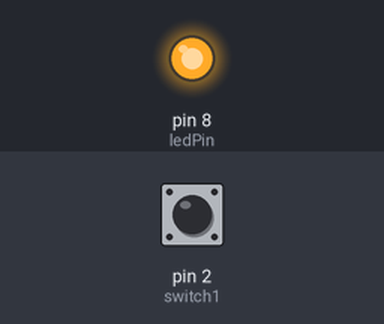
The sketch below on a simulated Arduino Uno, built with avr-gcc and run on an emulated ATmega328P. On the bench: output pins drawn as LEDs (lit = HIGH). Dashed ring = blinking. Inputs (shaded band) come from the test bench; at power-on: pin 2 (switch1) HIGH.

Above: at 1.2 s.
1.3 s: pin 2 (switch1) pulled LOW for 0.15 s
At 2.6 s:
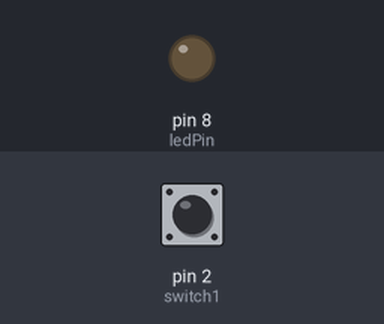
4.4 s: pin 2 (switch1) pulled LOW for 1 s
6.9 s: pin 2 (switch1) pulled LOW for 3.2 s
At 9.6 s:
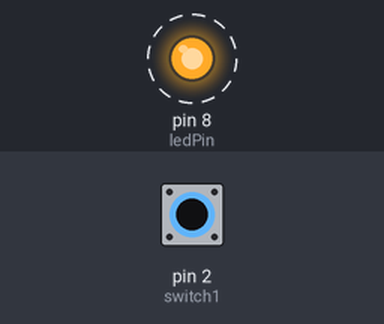
Timing chart, 0 to 19.1 s (numbered marks = the images above; inputs shaded):
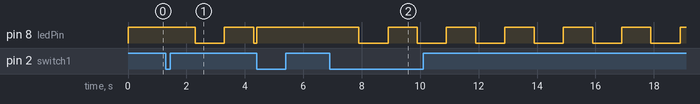

Measured:
- after the input at 1.3 s, pin 8 (ledPin): HIGH → LOW after 1.0 s, → HIGH 1.0 s later, → LOW 1.0 s later
- after the input at 6.9 s, pin 8 (ledPin): alternates HIGH for 1.0 s and LOW for 1.0 s, starting after 1.0 s

The sketch:

millis.ino
```cpp
#define ledPin 8
#define switch1 2
#define SWITCHPRESSED LOW

int switchOldState ;

int ledState = LOW;             // ledState used to set the LED


// Generally, you should use "unsigned long" for variables that hold time
// The value will quickly become too large for an int to store
unsigned long previousMillis = 0;        // will store last time LED was updated

// constants won't change:
const long interval = 1000;           // interval at which to blink (milliseconds)


  void blinker(){

  unsigned long currentMillis = millis();

  if (currentMillis - previousMillis >= interval) {
    // save the last time you blinked the LED
    previousMillis = currentMillis;


    if (ledState == LOW) {
      ledState = HIGH;
    } else {
      ledState = LOW;
    }


    digitalWrite(ledPin, ledState);
  }
  }

void setup() {
  // set the digital pin as output:
  pinMode(ledPin, OUTPUT);
  pinMode(switch1, INPUT_PULLUP);
  Serial.begin(9600);

  switchOldState = digitalRead(switch1);


}

#define VILKUTA 1789
#define EI_VILKUTA 456
int tila = EI_VILKUTA;

void loop() {


int switchNewState = digitalRead (switch1);

    if (switchNewState != switchOldState){
      if (switchNewState == SWITCHPRESSED){

       if (tila==EI_VILKUTA) {
          tila=VILKUTA;
       } else {
          tila=EI_VILKUTA;
       }


      }
    }
    if(tila==VILKUTA){
      blinker();
    } else{
        digitalWrite(ledPin, HIGH);
    }


     switchOldState = switchNewState;

}
```
